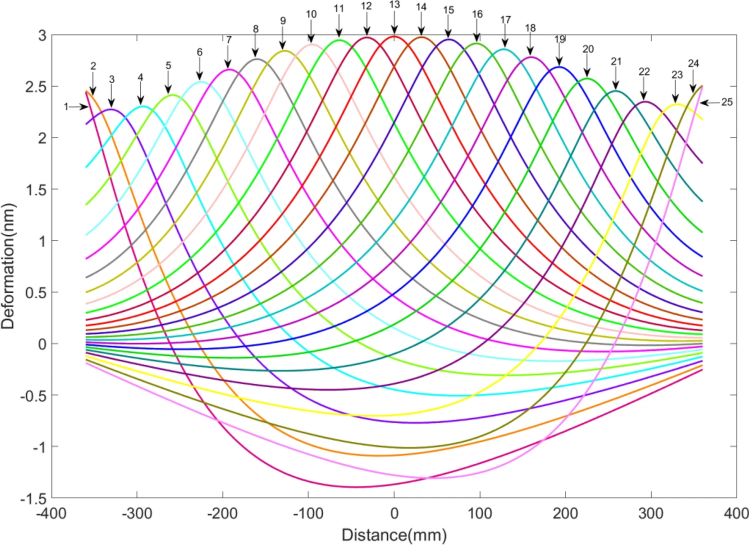
#> input picture Fig7_HTML.webp, 1498 x 1090 px (shown at 1/2 size)
$ jupyter execute --allow-errors Untitled.ipynb   (shell and % lines are left out)
#> lines starting #> are read from the running program, lines starting #| are printed output that depends on the picture; after the words box and inside, x2 and y2 are one past the last pixel; in counts of white or black regions, pixels touching at a corner belong together; long printed decimals are rounded
[cell 1]
import cv2
import numpy as np
import matplotlib.pyplot as plt

# 加载图像
image_path = 'Fig7_HTML.webp'
image = cv2.imread(image_path)
#> image is the input picture: shape (1090, 1498, 3); mean B, G, R 239.2, 240, 241.3

# 转换为HSV颜色空间
hsv = cv2.cvtColor(image, cv2.COLOR_BGR2HSV)
#> hsv: shape (1090, 1498, 3); mean H, S, V 29.3, 18.5, 247.5

# 定义红色的HSV范围
lower_red = np.array([0, 70, 50])
upper_red = np.array([10, 255, 255])
mask1 = cv2.inRange(hsv, lower_red, upper_red)
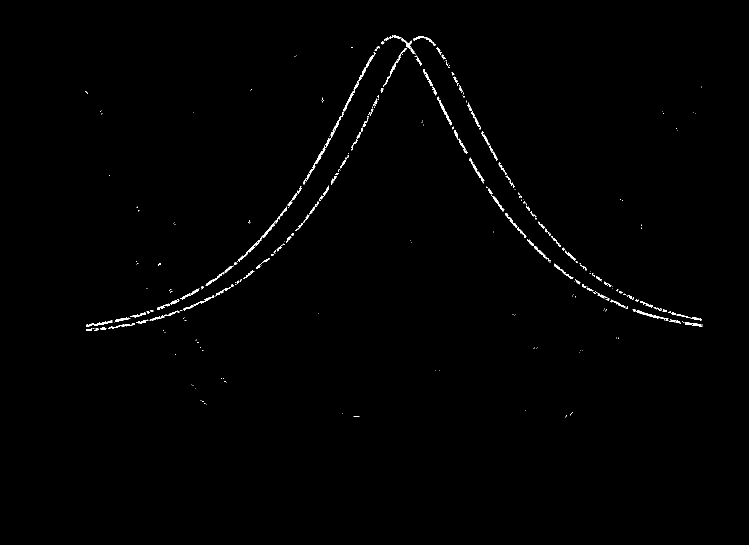
#> mask1: shape (1090, 1498) (shown at 1/2 size); 0.63% white; 282 white regions (179 under 20 px), largest, box (x1, y1, x2, y2) and area: (619, 223, 687, 347) 493, (474, 416, 574, 524) 491, (686, 104, 751, 223) 477

lower_red = np.array([170, 70, 50])
upper_red = np.array([180, 255, 255])
mask2 = cv2.inRange(hsv, lower_red, upper_red)
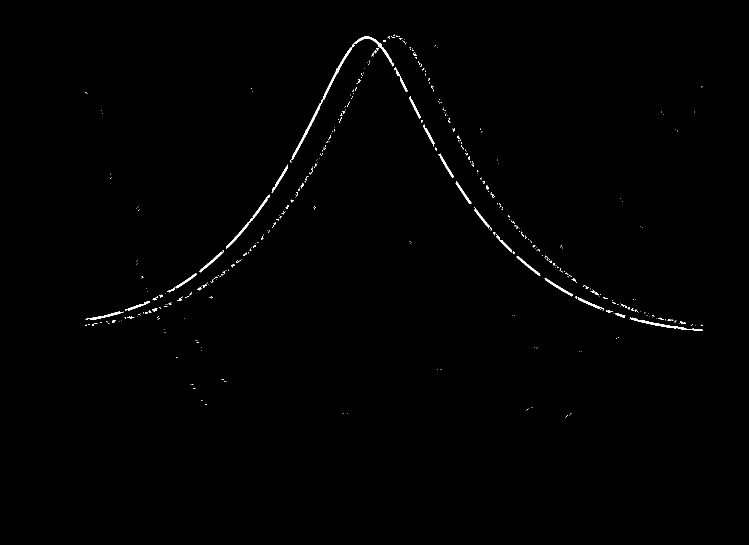
#> mask2: shape (1090, 1498) (shown at 1/2 size); 0.53% white; 402 white regions (358 under 20 px), largest, box (x1, y1, x2, y2) and area: (642, 73, 788, 208) 1021, (452, 389, 540, 497) 553, (1259, 634, 1406, 662) 549

# 合并掩码
mask = mask1 + mask2
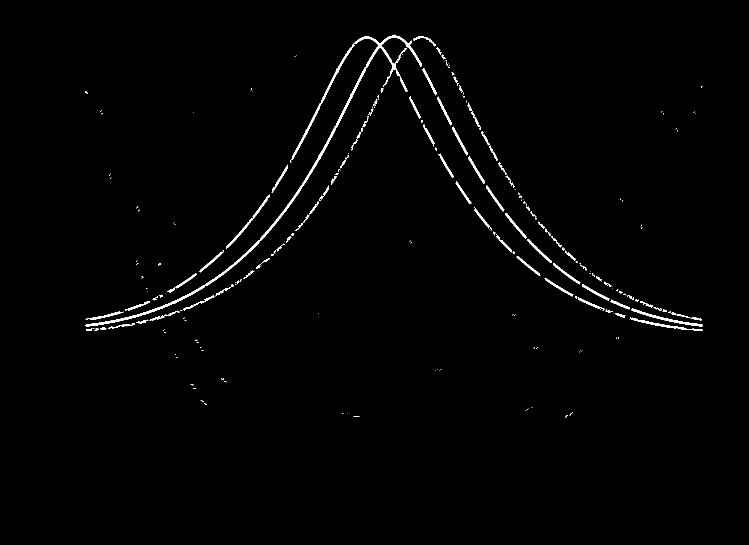
#> mask: shape (1090, 1498) (shown at 1/2 size); 1.2% white; 244 white regions (148 under 20 px)

# 应用掩码以提取红色部分
red_extracted = cv2.bitwise_and(image, image, mask=mask)
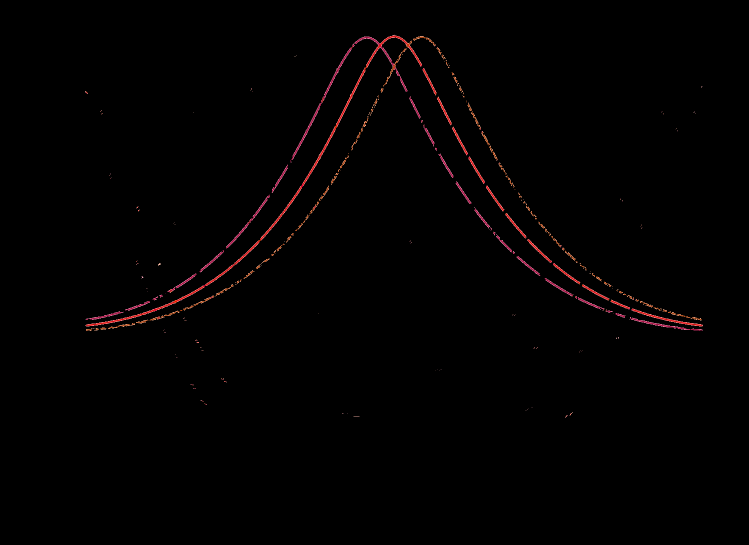
#> red_extracted: shape (1090, 1498, 3) (shown at 1/2 size); mean B, G, R 1, 1, 2.4

# 转换为灰度图像
gray = cv2.cvtColor(red_extracted, cv2.COLOR_BGR2GRAY)

# 检测轮廓
contours, _ = cv2.findContours(gray, cv2.RETR_TREE, cv2.CHAIN_APPROX_SIMPLE)
#> contours = 270 contours, 191 with area under 20; largest, box (x1, y1, x2, y2) and area: (171, 69, 844, 653) 4663, (1263, 617, 1406, 653) 522, (452, 389, 540, 497) 446, (581, 206, 642, 325) 418, (1259, 634, 1406, 662) 400

# 显示提取到的红色线条
cv2.drawContours(image, contours, -1, (255, 0, 0), 2)
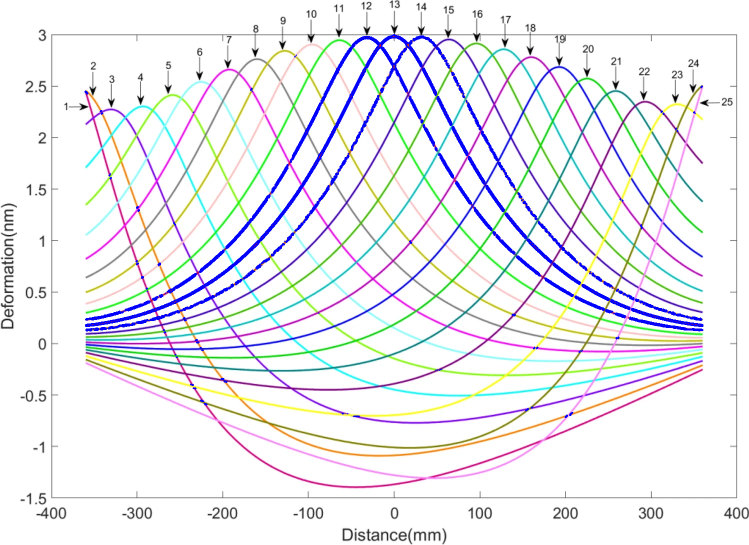
#> image: shape (1090, 1498, 3) (shown at 1/2 size); 2.07% of pixels changed, all inside (x1, y1, x2, y2) = (169, 68, 1407, 836)
plt.imshow(cv2.cvtColor(image, cv2.COLOR_BGR2RGB))
plt.axis('on')
plt.show()

# 提取坐标并转换为数据值
# 假设我们有x和y的像素到数据的映射关系
x_pixel_min, x_pixel_max = 200, 1200
y_pixel_min, y_pixel_max = 200, 1000
x_data_min, x_data_max = -400, 400
y_data_min, y_data_max = -1.5, 3

# 定义像素到数据值的映射函数
def pixel_to_data(x_pixel, y_pixel):
    x_data = x_data_min + (x_pixel - x_pixel_min) * (x_data_max - x_data_min) / (x_pixel_max - x_pixel_min)
    y_data = y_data_max - (y_pixel - y_pixel_min) * (y_data_max - y_data_min) / (y_pixel_max - y_pixel_min)
    return x_data, y_data

# 提取红色线条的坐标
red_line_coordinates = []
for contour in contours:
    for point in contour:
        x_pixel, y_pixel = point[0]
        x_data, y_data = pixel_to_data(x_pixel, y_pixel)
        red_line_coordinates.append((x_data, y_data))
#> this loop made 270 passes
#> contour on passes 1, 3, 4: [[707, 832], [718, 832]], [[695, 827]], [[684, 827], [686, 827]]

# 输出前几个坐标点作为示例
print(red_line_coordinates[:10])
#| [(5.600, -0.555), (14.400, -0.555), (346.4, -0.5438), (346.4, -0.5494), (344.0, -0.5663), (344.800, -0.5663), (347.200, -0.5494), (347.200, -0.5438), (-4.0, -0.5269), (-12.800, -0.5269)]

[cell 2]
import numpy as np
import matplotlib.pyplot as plt
from numba import jit
import os
import time
import random
from matplotlib.font_manager import FontProperties
import math
import matplotlib
import matplotlib.patches as mpatches
from collections import Counter
matplotlib.rcParams['mathtext.fontset']='stix'
import pandas as pd
from matplotlib import cm
from matplotlib.colors import ListedColormap, LinearSegmentedColormap
plt.rc('font', family="Times New Roman")
from matplotlib import font_manager
times_new_roman = font_manager.FontProperties(fname="C:\Windows\Fonts\\times.ttf")
simsun = font_manager.FontProperties(fname="C:\Windows\Fonts\\simsun.ttc")

#> (a cell that did not finish here is left out)

[cell 4]
f1='Data20240701.txt'
data = np.loadtxt("%s"%f1)
datax = np.array(data[:,0])
heat_face = np.array(data[:,1:]*1e6)

f1='init_face.txt'
data = np.loadtxt("%s"%f1)
datax = np.array(data[:,0])
init_face = np.array(data[:,1:].T)[0]

[cell 5]
plt.figure(dpi = 200)
for i in range(np.size(heat_face[0,:])):
    plt.plot(heat_face[:,i])
#> figure, not shown here; curve peaks at x = 0, y = 2.44; curve peaks at x = 0, y = 2.45; curve peaks at x = 12, y = 2.27

[cell 6]
import numpy as np
from scipy.optimize import lsq_linear
from scipy.optimize import nnls

# 生成目标面形修正
# 定义高斯函数
def gaussian(x, mu, sigma, a):
    return a * np.exp(-((x - mu) ** 2) / (2 * sigma ** 2))

# 设置参数
mu = 0  # 均值
sigma = 100  # 标准差
a = 2  # 幅度

#K = gaussian(datax, mu, sigma, a)+0.1
#K = (np.sin(datax/50)+np.sin(datax/100)+np.cos(datax/25)+np.cos(datax/60))*20
#K = np.cos(datax/180) + 1
K = np.max(init_face) - init_face

# 使用线性最小二乘法求解各个加热片的功率
bounds = (0, np.inf)
start_time = time.time()
result = lsq_linear(heat_face, K, bounds=bounds)
end_time = time.time()
elapsed_time = end_time - start_time
#P, rnorm = nnls(data, K)

# 输出各个加热片的功率
P = result.x
print(f"Elapsed time: {elapsed_time} seconds")
print('Optimal Heating Powers:', P)

# 验证结果
T_computed = heat_face.dot(P)
# print('Computed Target Shape:', T_computed)
# print('Original Target Shape:', K)
# print('Residual:', K - T_computed)

[cell 7]
plt.figure()
plt.plot(datax,init_face+T_computed, label = 'Optimized surface')
plt.plot(datax,init_face, label = 'Initial surface')
#plt.plot(T_computed)
plt.legend()
plt.xlabel('x [mm]')
plt.ylabel('Deformation [nm]')

plt.figure()
#plt.plot(K, label = 'Initial surface')
#plt.plot(T_computed)
plt.plot(datax,init_face+T_computed, label = 'Optimized surface')
plt.legend()
plt.xlabel('x [mm]')
plt.ylabel('Deformation [nm]')

plt.figure()
#plt.plot(K, label = 'Initial surface')
#plt.plot(T_computed)
plt.plot(P*0.001, label = 'Optimized surface')
plt.legend()
plt.xlabel('electric heater')
plt.ylabel(r'Heat Flux [W/mm$^2$]')
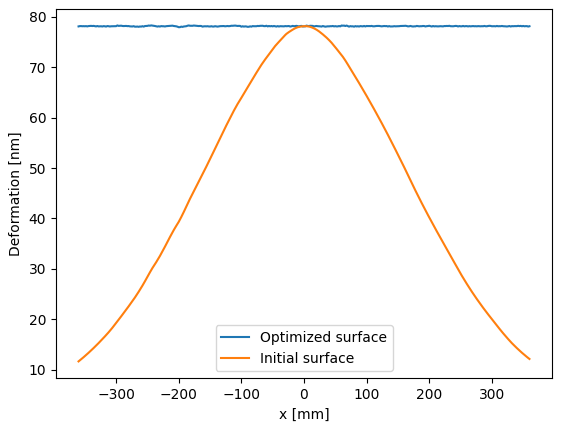
#> figure drawn by matplotlib, 1 panel; curve peaks at x = -244, y = 78.26; curve peaks at x = 2, y = 78.1
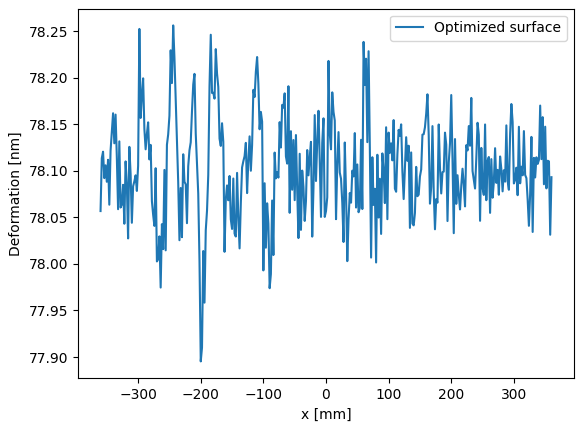
#> figure drawn by matplotlib, 1 panel; curve peaks at x = -244, y = 78.26
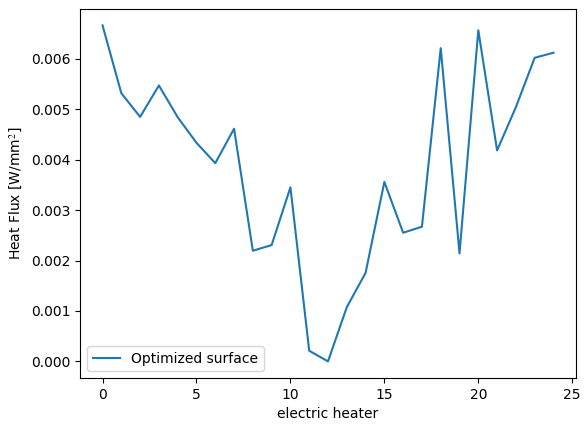
#> figure drawn by matplotlib, 1 panel; curve peaks at x = 0, y = 0.00667

[cell 8]
# read data
elec_heater = []
#> (the rest of this cell did not finish here and is left out)

[cell 9]
plt.figure(figsize=(6,4),dpi = 200)
#> (the rest of this cell did not finish here and is left out)

[cell 10]
P

[cell 11]
# read data
elec_heater = []
#> (the rest of this cell did not finish here and is left out)

[cell 12]
f1 = 'data/power_distribution.txt'
data = np.loadtxt("%s"%f1)
P = np.array(data)

f1 = 'data/suface_output.txt'
#> (the rest of this cell did not finish here and is left out)

[cell 13]
plt.figure()
plt.plot(datax,init_face+T_computed, label = 'Optimized surface')
plt.plot(datax,init_face, label = 'Initial surface')
#plt.plot(datax,K)
plt.legend()
plt.xlabel('x [mm]')
plt.ylabel('Deformation [nm]')

plt.figure()
#plt.plot(K, label = 'Initial surface')
#plt.plot(T_computed)
plt.plot(datax,init_face+T_computed, label = 'Optimized surface')
plt.legend()
plt.xlabel('x [mm]')
plt.ylabel('Deformation [nm]')

plt.figure()
#plt.plot(K, label = 'Initial surface')
#plt.plot(T_computed)
plt.plot(P*0.001, label = 'Optimized surface')
plt.legend()
plt.xlabel('electric heater')
plt.ylabel(r'Heat Flux [W/mm$^2$]')
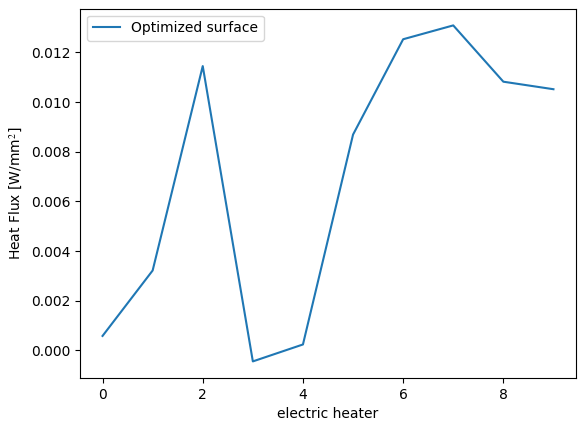
#> figure drawn by matplotlib, 1 panel; curve peaks at x = 7, y = 0.0131

#> (a cell that did not finish here is left out)

[cell 15]
P = heat_face @ np.linalg.inv(heat_face.T @ heat_face) @ heat_face.T @ K - K

[cell 16]
plt.figure()
plt.plot(datax,P, label = 'Optimized surface')
#plt.plot(datax,init_face, label = 'Initial surface')
#plt.plot(datax,K)
plt.legend()
plt.xlabel('x [mm]')
plt.ylabel('Deformation [nm]')
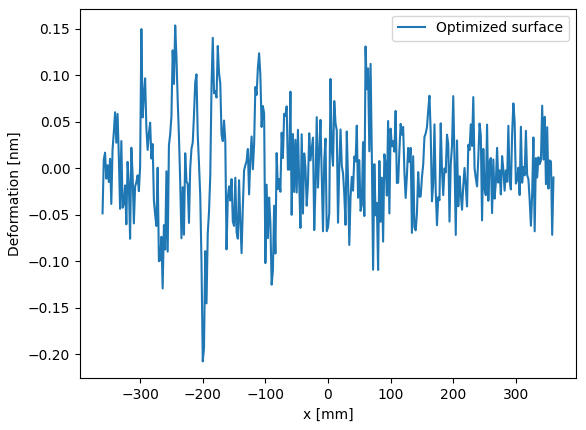
#> figure drawn by matplotlib, 1 panel; curve peaks at x = -244, y = 0.153

$ run again, with Fig5_HTML.webp copied over Fig7_HTML.webp
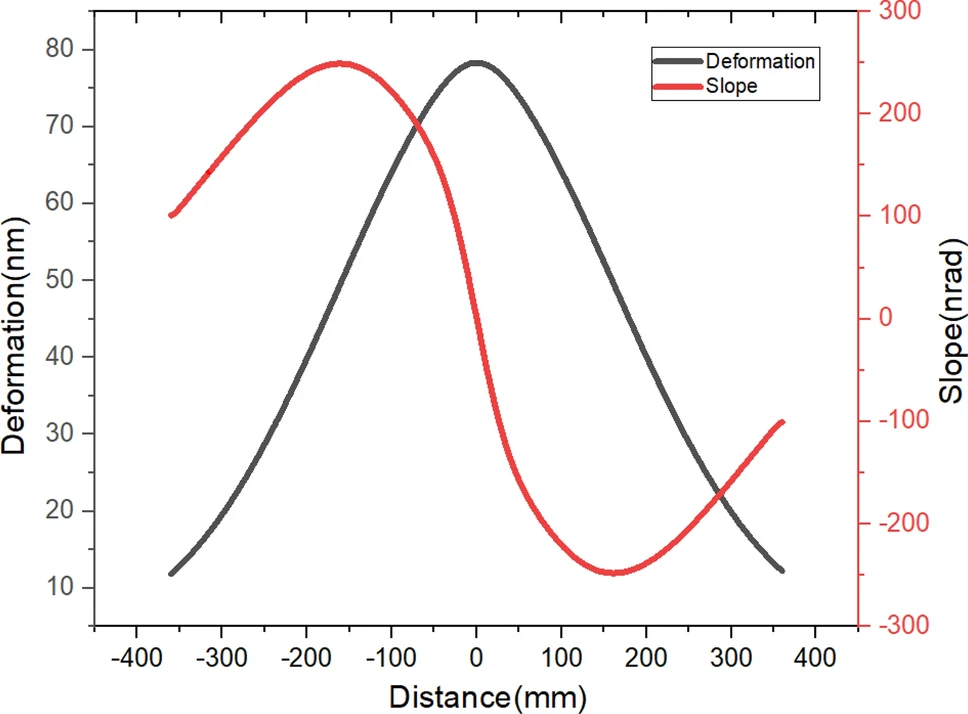
#> input picture Fig5_HTML.webp, 968 x 714 px
#> image is the input picture: shape (714, 968, 3); mean B, G, R 244.9, 245, 247.2
#> hsv: shape (714, 968, 3); mean H, S, V 7.7, 4.6, 247.6
#> `mask1 = cv2.inRange(hsv, lower_red, upper_red)`:
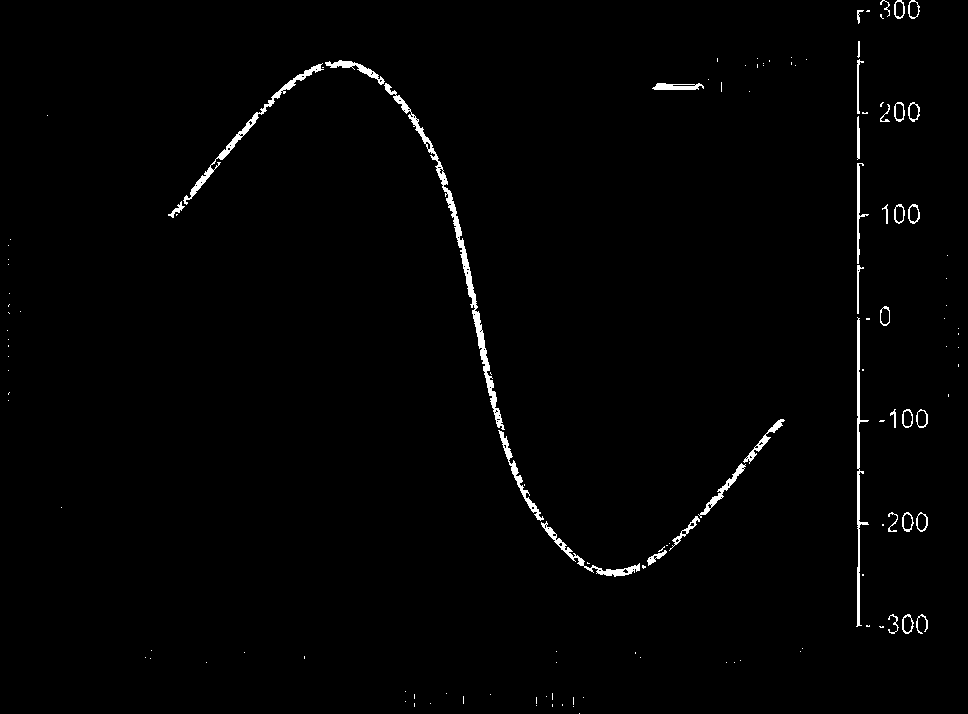
#> mask1: shape (714, 968); 1.3% white; 131 white regions (94 under 20 px), largest, box (x1, y1, x2, y2) and area: (384, 83, 505, 430) 2006, (183, 63, 324, 205) 994, (856, 317, 869, 627) 915
#> mask2: shape (714, 968); 0.39% white in thin lines or dots, all inside (x1, y1, x2, y2) = (168, 0, 929, 695)
#> mask: shape (714, 968); 1.7% white; 100 white regions (78 under 20 px)
#> contours = 113 contours, 78 with area under 20; largest, box (x1, y1, x2, y2) and area: (168, 60, 786, 577) 6118, (856, 10, 870, 629) 1193, (652, 83, 704, 90) 260, (908, 204, 921, 224) 186, (916, 512, 929, 532) 185
#> `cv2.drawContours(image, contours, -1, (255, 0, 0), 2)`:
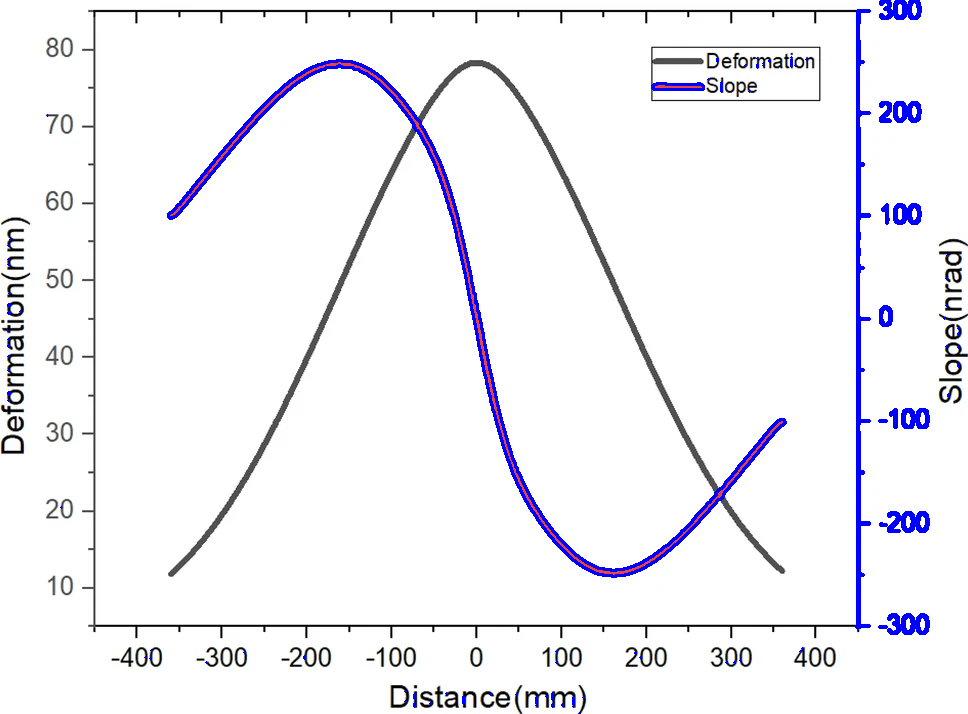
#> image: shape (714, 968, 3); 2.32% of pixels changed, all inside (x1, y1, x2, y2) = (6, 0, 960, 714)
#> the loop `for contour in contours:` made 113 passes
#> contour on passes 1 to 8: [[579, 713]], [[573, 706]], [[536, 705]], [[562, 704], [562, 705]], [[552, 704], [552, 706]], [[430, 703]], [[414, 703], [414, 706]], [[405, 701]]
#| [(-96.800, 0.1144), (-101.600, 0.1538), (-131.2, 0.1594), (-110.400, 0.165), (-110.400, 0.1594), (-118.400, 0.165), (-118.400, 0.1538), (-216.0, 0.1706), (-228.8, 0.1706), (-228.8, 0.1538)]
